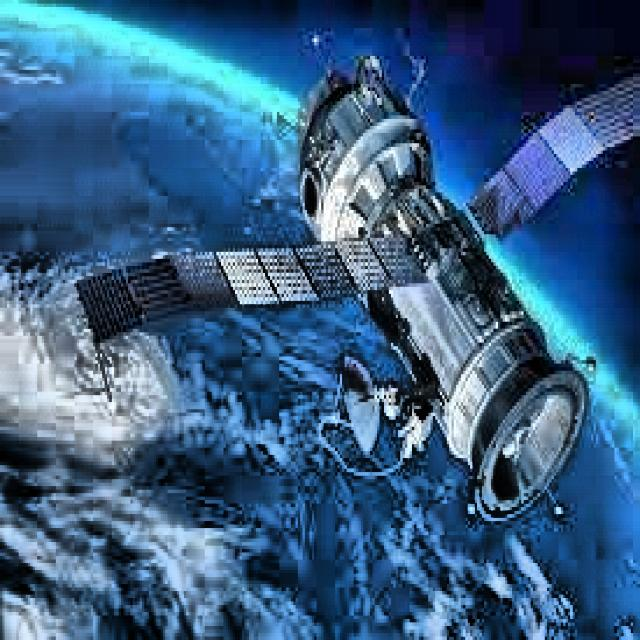
#> input picture CV/dataset/satellite_9.jpg, 640 x 640 px, found by its file name
$ python B_1.py
#> lines starting #> are read from the running program, lines starting #| are printed output that depends on the picture
import cv2
import numpy as np
import matplotlib.pyplot as plt
img = cv2.imread("/media/galdrux/galdrux_storage/sem_5/CV/dataset/satellite_9.jpg")
#> img is the input picture: shape (640, 640, 3); mean B, G, R 130, 93.8, 55.8
gray = cv2.cvtColor(img, cv2.COLOR_BGR2GRAY)
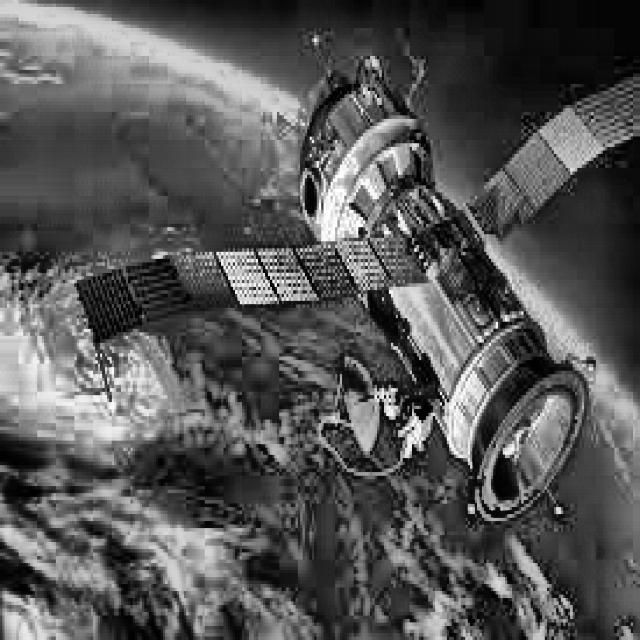
#> gray: shape (640, 640); min 0, max 255, mean 86.6
h, w = gray.shape
#> h = 640; w = 640
center = (w // 2, h // 2)
#> center = (320, 320)
M_rotate = cv2.getRotationMatrix2D(center, 45, 1.0)
rotated = cv2.warpAffine(gray, M_rotate, (w, h))
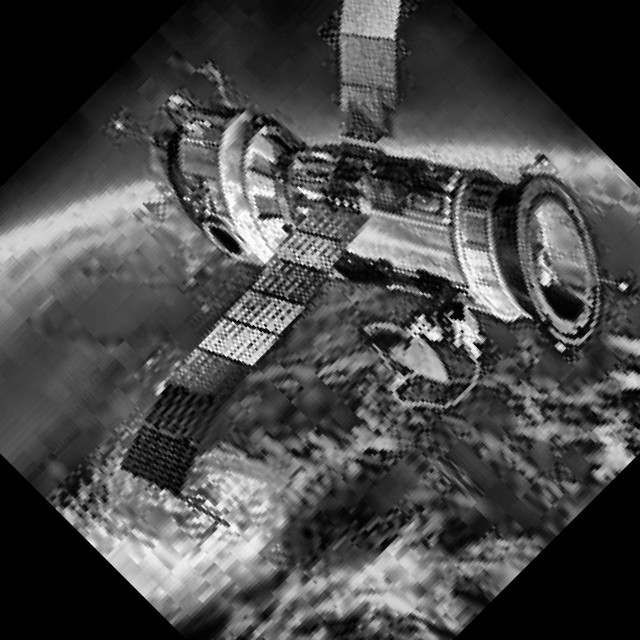
#> rotated: shape (640, 640); min 0, max 255, mean 72.8
M_translate = np.float32([[1, 0, 50], [0, 1, 30]])
translated = cv2.warpAffine(gray, M_translate, (w, h))
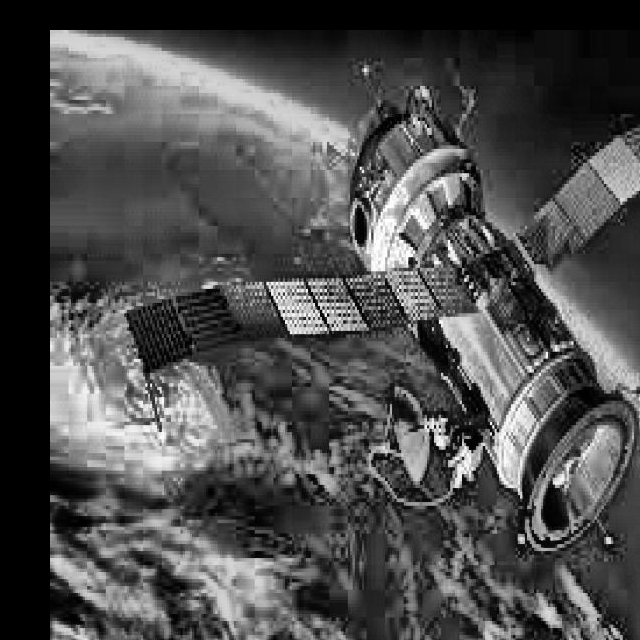
#> translated: shape (640, 640); min 0, max 255, mean 77.8
scaled_half = cv2.resize(gray, None, fx=0.5, fy=0.5, interpolation=cv2.INTER_AREA)
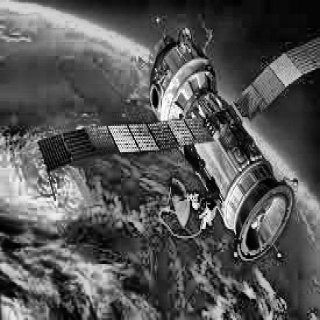
#> scaled_half: shape (320, 320); min 0, max 255, mean 86.7
scaled_double = cv2.resize(gray, None, fx=2, fy=2, interpolation=cv2.INTER_LINEAR)
horizontal_flip = cv2.flip(gray, 1)
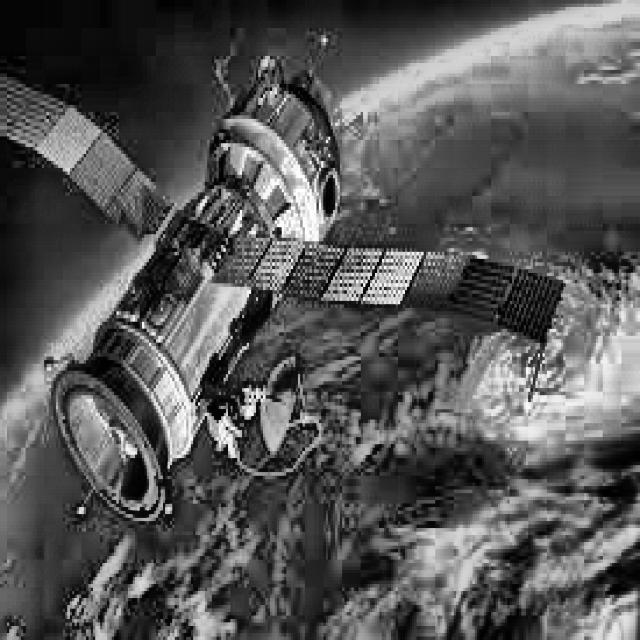
#> horizontal_flip: shape (640, 640); min 0, max 255, mean 86.6
vertical_flip = cv2.flip(gray, 0)
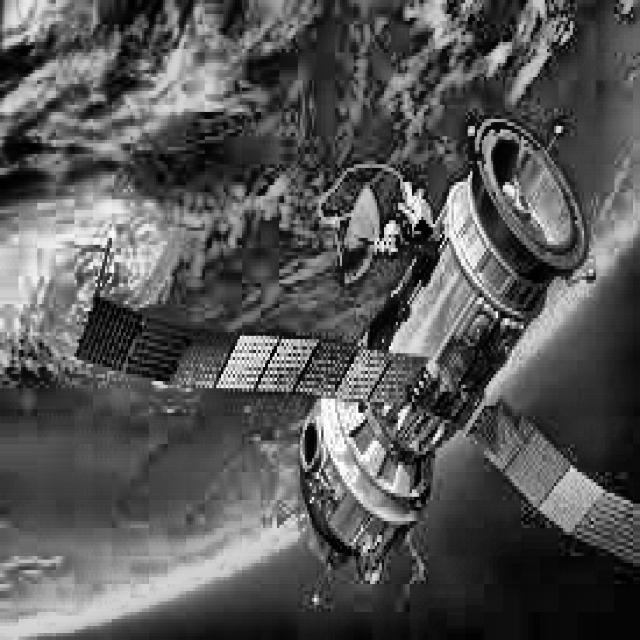
#> vertical_flip: shape (640, 640); min 0, max 255, mean 86.6
plt.figure(figsize=(14, 8))
plt.subplot(2, 4, 1)
plt.imshow(gray, cmap="gray")
plt.title("Original Grayscale")
plt.axis("off")
plt.subplot(2, 4, 2)
plt.imshow(rotated, cmap="gray")
plt.title("Rotation 45°")
plt.axis("off")
plt.subplot(2, 4, 3)
plt.imshow(translated, cmap="gray")
plt.title("Translation (50,30)")
plt.axis("off")
plt.subplot(2, 4, 4)
plt.imshow(scaled_half, cmap="gray")
plt.title("Scaling 0.5x")
plt.axis("off")
plt.subplot(2, 4, 5)
plt.imshow(scaled_double, cmap="gray")
plt.title("Scaling 2x")
plt.axis("off")
plt.subplot(2, 4, 6)
plt.imshow(horizontal_flip, cmap="gray")
plt.title("Horizontal Flip")
plt.axis("off")
plt.subplot(2, 4, 7)
plt.imshow(vertical_flip, cmap="gray")
plt.title("Vertical Flip")
plt.axis("off")
plt.tight_layout()
plt.show()
